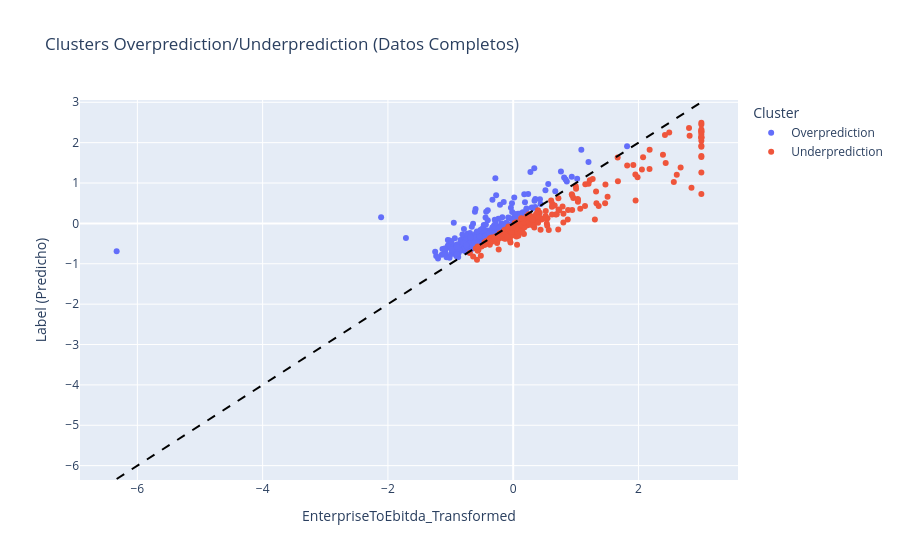

The cell this chart's notebook holds for it:
### Code cell
# Recrear clusters con predicciones del modelo final
y_pred_completo = pipe_final.predict(X_completo)
residuos_completo = y_pred_completo - y_completo
cluster_completo = pd.Series(['Overprediction' if r > 0 else 'Underprediction' for r in residuos_completo], 
                              index=y_completo.index)

# Actualizar columna de cluster y calcular distancia a la identidad
df['cluster_prediction'] = cluster_completo.values
# Distancia perpendicular a la recta identidad (y = x)
df['distance_identity'] = residuos_completo / np.sqrt(2)

# Visualizar con plotly
fig = px.scatter(df, x=label, y=y_pred_completo, color='cluster_prediction',
                 hover_data=['Ticker','Sector'],
                 labels={'x':'Label (Real)','y':'Label (Predicho)','cluster_prediction':'Cluster'},
                 title='Clusters Overprediction/Underprediction (Datos Completos)')
fig.add_shape(type='line', x0=y_completo.min(), y0=y_completo.min(),
             x1=y_completo.max(), y1=y_completo.max(),
             line=dict(color='black', dash='dash', width=2))
fig.show()

# Estadísticas por cluster
print("\nEstadísticas de clusters (datos completos):")
print(f"Overprediction: {(df['cluster_prediction'] == 'Overprediction').sum()} casos, residuo medio: {residuos_completo[cluster_completo == 'Overprediction'].mean():.4f}")
print(f"Underprediction: {(df['cluster_prediction'] == 'Underprediction').sum()} casos, residuo medio: {residuos_completo[cluster_completo == 'Underprediction'].mean():.4f}")

### Figure 1 — Plotly figure (JSON) as saved in the notebook; plotly's stock layout.template omitted (floating-point values rounded to 4 significant figures; data arrays with more than 128 entries replaced by an {"elided": "..."} marker saying what was removed)
{"data": [{"customdata": {"elided": "279x2 str values"}, "hovertemplate": "Cluster=Overprediction<br>EnterpriseToEbitda_Transformed=%{x}<br>Label (Predicho)=%{y}<br>Ticker=%{customdata[0]}<br>Sector=%{customdata[1]}<extra></extra>", "legendgroup": "Overprediction", "marker": {"color": "#636efa", "symbol": "circle"}, "mode": "markers", "name": "Overprediction", "orientation": "v", "showlegend": true, "type": "scatter", "x": {"elided": "279 float values"}, "xaxis": "x", "y": {"elided": "279 float values"}, "yaxis": "y"}, {"customdata": {"elided": "224x2 str values"}, "hovertemplate": "Cluster=Underprediction<br>EnterpriseToEbitda_Transformed=%{x}<br>Label (Predicho)=%{y}<br>Ticker=%{customdata[0]}<br>Sector=%{customdata[1]}<extra></extra>", "legendgroup": "Underprediction", "marker": {"color": "#EF553B", "symbol": "circle"}, "mode": "markers", "name": "Underprediction", "orientation": "v", "showlegend": true, "type": "scatter", "x": {"elided": "224 float values"}, "xaxis": "x", "y": {"elided": "224 float values"}, "yaxis": "y"}], "layout": {"legend": {"title": {"text": "Cluster"}, "tracegroupgap": 0}, "shapes": [{"line": {"color": "black", "dash": "dash", "width": 2}, "type": "line", "x0": -6.331, "x1": 3.004, "y0": -6.331, "y1": 3.004}], "title": {"text": "Clusters Overprediction/Underprediction (Datos Completos)"}, "xaxis": {"anchor": "y", "domain": [0, 1], "title": {"text": "EnterpriseToEbitda_Transformed"}}, "yaxis": {"anchor": "x", "domain": [0, 1], "title": {"text": "Label (Predicho)"}}}}
